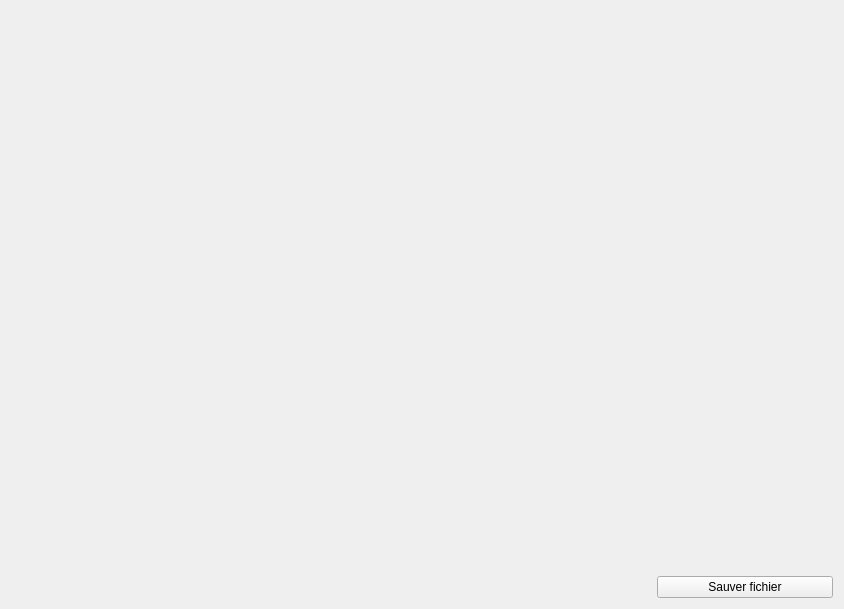
<?xml version="1.0" encoding="UTF-8"?>
<ui version="4.0">
 <class>Form</class>
 <widget class="QWidget" name="Form">
  <property name="geometry">
   <rect>
    <x>0</x>
    <y>0</y>
    <width>844</width>
    <height>609</height>
   </rect>
  </property>
  <property name="windowTitle">
   <string>Form</string>
  </property>
  <layout class="QHBoxLayout" name="horizontalLayout">
   <item>
    <widget class="QLabel" name="zoneImage">
     <property name="minimumSize">
      <size>
       <width>640</width>
       <height>480</height>
      </size>
     </property>
     <property name="text">
      <string/>
     </property>
    </widget>
   </item>
   <item>
    <layout class="QVBoxLayout" name="verticalLayout">
     <item>
      <widget class="SliderAvecLabel" name="sliderHmin" native="true"/>
     </item>
     <item>
      <widget class="SliderAvecLabel" name="sliderHmax" native="true"/>
     </item>
     <item>
      <widget class="SliderAvecLabel" name="sliderSmin" native="true"/>
     </item>
     <item>
      <widget class="SliderAvecLabel" name="sliderSmax" native="true"/>
     </item>
     <item>
      <widget class="SliderAvecLabel" name="sliderVmin" native="true"/>
     </item>
     <item>
      <widget class="SliderAvecLabel" name="sliderVmax" native="true"/>
     </item>
     <item>
      <spacer name="verticalSpacer_2">
       <property name="orientation">
        <enum>Qt::Vertical</enum>
       </property>
       <property name="sizeHint" stdset="0">
        <size>
         <width>20</width>
         <height>40</height>
        </size>
       </property>
      </spacer>
     </item>
     <item>
      <widget class="QPushButton" name="btnSauverFichier">
       <property name="text">
        <string>Sauver fichier</string>
       </property>
      </widget>
     </item>
    </layout>
   </item>
  </layout>
 </widget>
 <customwidgets>
  <customwidget>
   <class>SliderAvecLabel</class>
   <extends>QWidget</extends>
   <header>sliderAvecLabel.h</header>
   <container>1</container>
  </customwidget>
 </customwidgets>
 <resources/>
 <connections/>
</ui>
